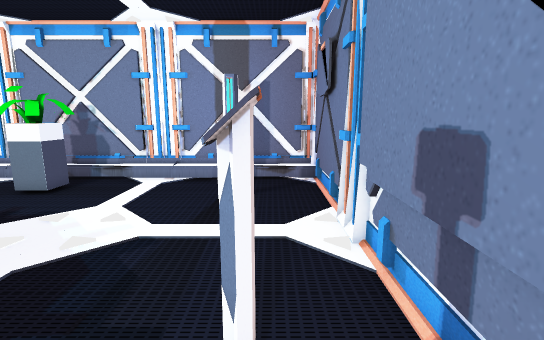
[1] (above)

17 first-person views from a walk through a scene from a Unity 3-D project. The camera is 1.5 m above the floor, tilts 10° down and sees 85° across. Doors are open. The floor is counted in squares, 0.5 m on a side. Each view is taken from the middle of a square. On the plan, view 1 faces up. The plan holds only what a view shows up to about 20 squares ahead; the rest is blank. Some surface patterns are stand-ins.

[2]
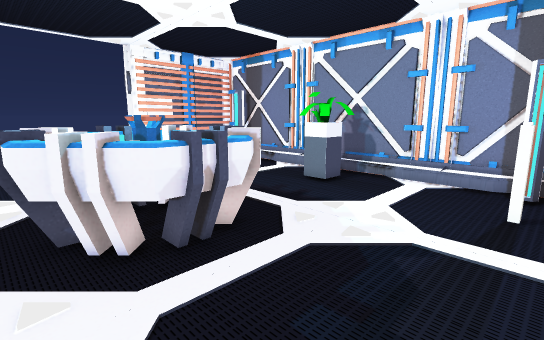

[3]
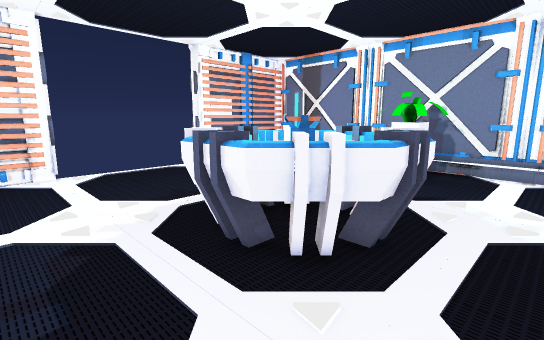

[4]
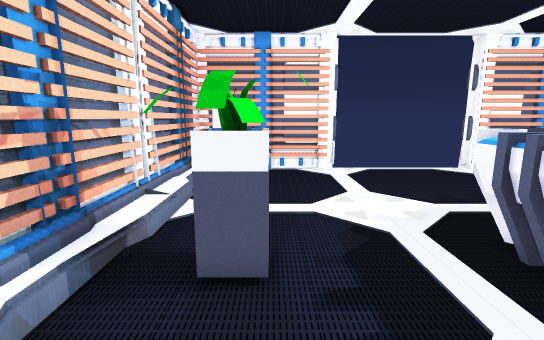

[5]
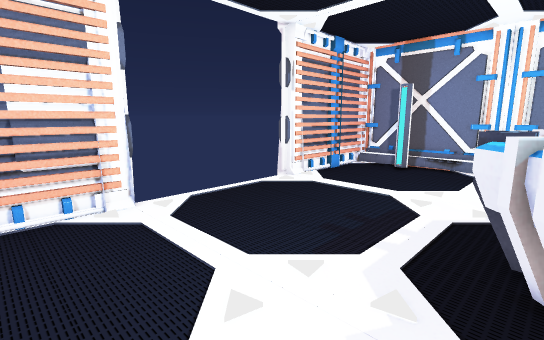

[6]
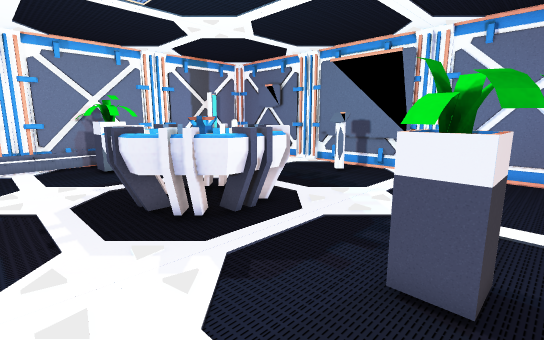

[7]
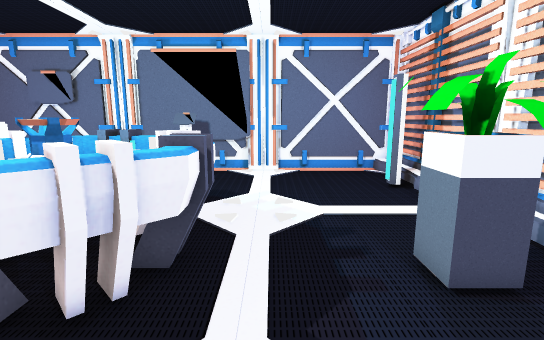

[8]
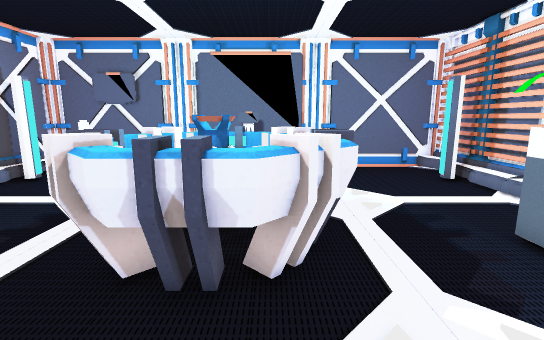

[9]
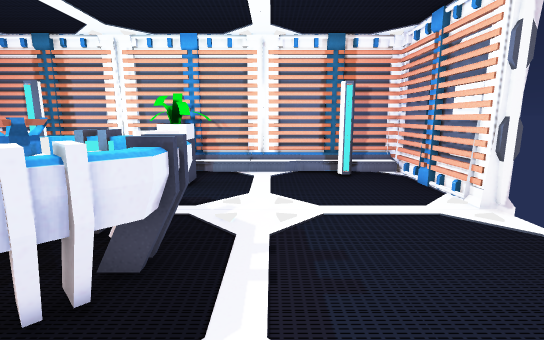

[10]
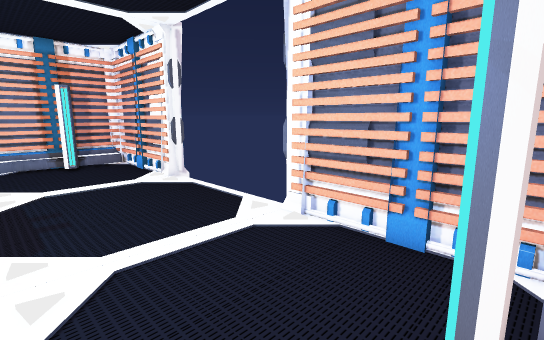

[11]
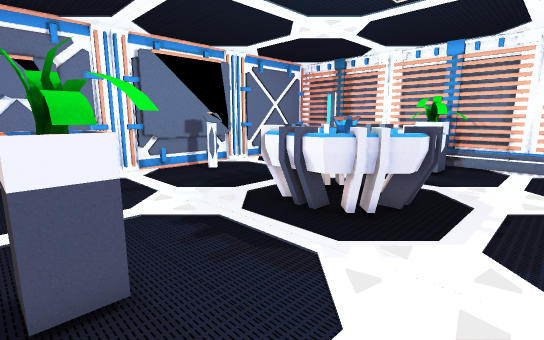

[12]
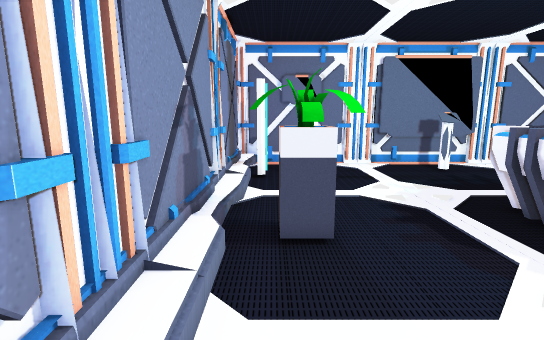

[13]
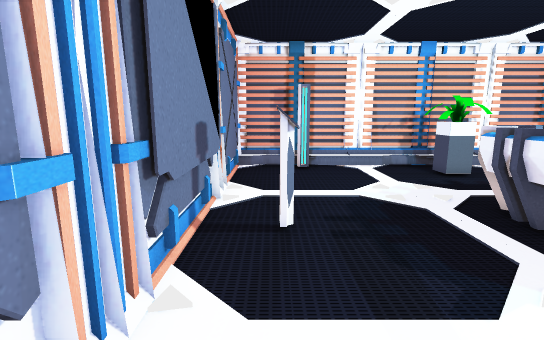

[14]
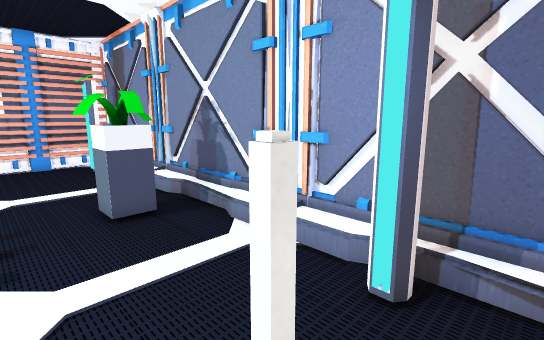

[15]
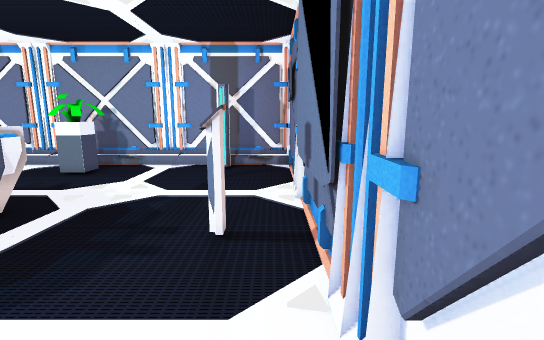

[16]
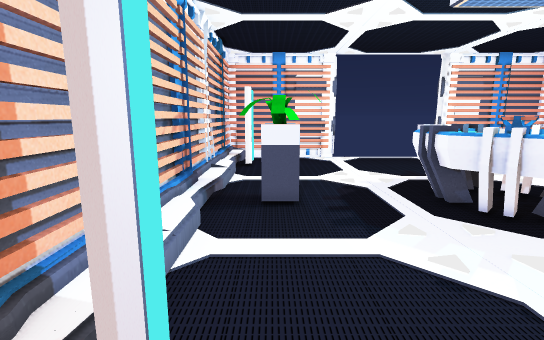

[17]
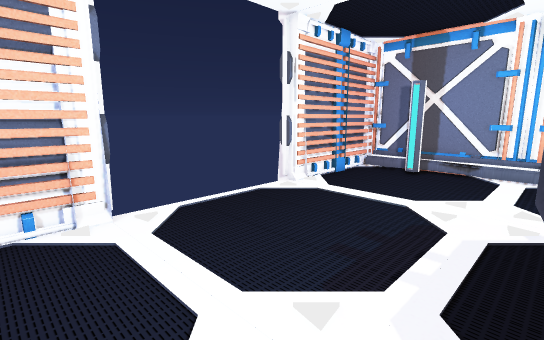

### Floor plan
Key: @ floor where view 1 was taken; # wall or solid block; x gap in a wall; . floor; / step, stairs or slope; D open door; P plant; C console; R projector; O other object.
Columns run from 22 left of view 1 to 2 right of it. Each row starts with its distance up from view 1.
 15  ########################
 14  #..x///////........x...#
 13  #..........P...........#
 12  #..........PP..........#
 11  #..................O...#
 10  #......................#
  9  #......................#
  8 ##......................#
  7 DD......................#
  6 DD.........RRRRR........#
  5 DD........RRRRRRR.......#
  4 DD........RRRRRRR....CC.#
  3 DD........RRRRRRR....CC.#
  2 DD........RRRRRRR.......#
  1 DD.........RRRRR........#
  0 DD..........RRR.......@.#
 -1 ##......................#
 -2  #......................#
 -3  #......................#
 -4  #..........PP..........#
 -5  #.........PPP..........#
 -6  #......................#
 -7  #OOx...OOOO....OOOOx...#
 -8  ########################

Positions as (right, up) in squares from view 1, and headings:
1: (0, 0), facing up
2: (-1, 0), facing up-left
3: (-4, -3), facing up-left
4: (-4, -4), facing left
5: (-11, -4), facing up-left
6: (-15, -6), facing up-right
7: (-15, -1), facing right
8: (-16, 2), facing right
9: (-14, 9), facing down
10: (-14, 14), facing down-left
11: (-15, 13), facing down-right
12: (-17, 13), facing right
13: (0, 11), facing down
14: (0, 9), facing up-left
15: (1, -4), facing up
16: (1, -5), facing left
17: (-12, -3), facing up-left
